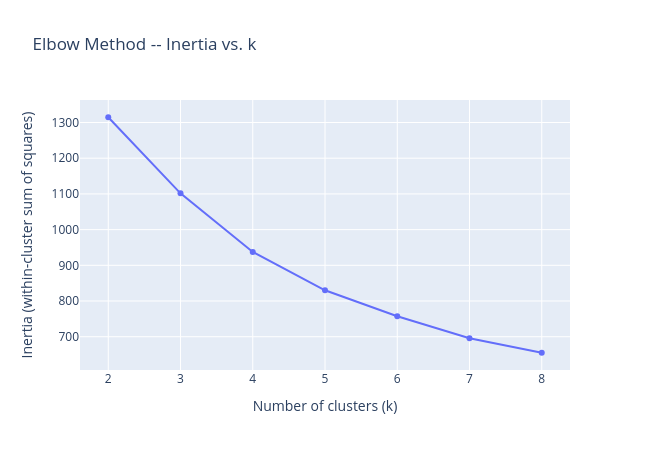
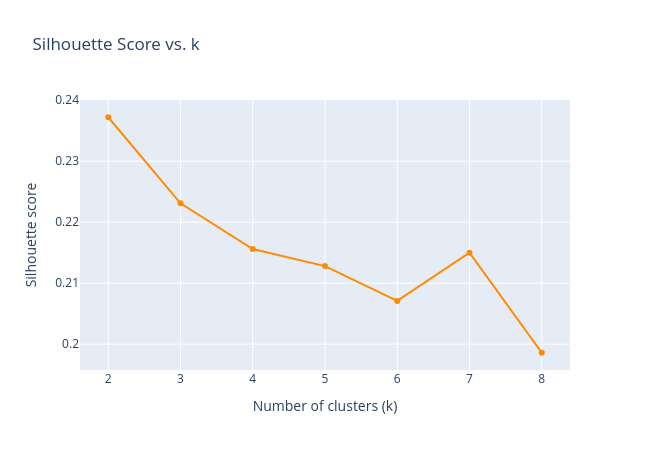

The notebook cell saved with these charts, in order:
### Markdown cell above
### Choosing k: the elbow method and silhouette score together

**Inertia** (used for the elbow method) is the sum of squared distances from every point to its assigned centroid -- it can only decrease (or stay flat) as `k` increases, since more clusters can always fit the data at least as well. The "elbow" is the `k` after which adding more clusters stops buying much of a reduction -- a sign that additional clusters are splitting real structure into finer pieces rather than finding genuinely new groups.

**Silhouette score** (from -1 to +1) measures, for each point, how much closer it is to its own cluster than to the nearest other cluster, averaged across all points -- higher means better-separated, more cohesive clusters. Unlike inertia, it does NOT automatically favour more clusters, so it is a useful second opinion alongside the elbow.

### Code cell
k_range = range(2, 9)
inertias = {}
silhouette_scores = {}

for k in k_range:
    kmeans_trial = KMeans(n_clusters=k, random_state=config.RANDOM_STATE, n_init=10)
    trial_labels = kmeans_trial.fit_predict(X3_scaled)
    inertias[k] = kmeans_trial.inertia_
    silhouette_scores[k] = silhouette_score(X3_scaled, trial_labels)

elbow_df = pd.DataFrame({
    "k": list(k_range),
    "inertia": [inertias[k] for k in k_range],
    "silhouette_score": [round(silhouette_scores[k], 4) for k in k_range],
})
display(elbow_df)

elbow_csv_path = RESULTS_DIR / "task3_clustering_k_selection.csv"
elbow_df.to_csv(elbow_csv_path, index=False)
print("Saved k-selection comparison table to:", elbow_csv_path)

fig = go.Figure()
fig.add_trace(go.Scatter(x=elbow_df["k"], y=elbow_df["inertia"], mode="lines+markers", name="Inertia"))
fig.update_layout(
    title="Elbow Method -- Inertia vs. k",
    xaxis_title="Number of clusters (k)", yaxis_title="Inertia (within-cluster sum of squares)",
    width=650, height=450,
)
fig.show()

fig = go.Figure()
fig.add_trace(go.Scatter(x=elbow_df["k"], y=elbow_df["silhouette_score"], mode="lines+markers",
                          name="Silhouette score", line=dict(color="darkorange")))
fig.update_layout(
    title="Silhouette Score vs. k",
    xaxis_title="Number of clusters (k)", yaxis_title="Silhouette score",
    width=650, height=450,
)
fig.show()

### Figure 1 — Plotly figure (JSON) as saved in the notebook; plotly's stock layout.template omitted (floating-point values rounded to 4 significant figures)
{"data": [{"mode": "lines+markers", "name": "Inertia", "type": "scatter", "x": [2, 3, 4, 5, 6, 7, 8], "y": [1315.0, 1102.0, 937.5, 830.1, 757.5, 695.5, 655.1]}], "layout": {"height": 450, "title": {"text": "Elbow Method -- Inertia vs. k"}, "width": 650, "xaxis": {"title": {"text": "Number of clusters (k)"}}, "yaxis": {"title": {"text": "Inertia (within-cluster sum of squares)"}}}}

### Figure 2 — Plotly figure (JSON) as saved in the notebook; plotly's stock layout.template omitted (floating-point values rounded to 4 significant figures)
{"data": [{"line": {"color": "darkorange"}, "mode": "lines+markers", "name": "Silhouette score", "type": "scatter", "x": [2, 3, 4, 5, 6, 7, 8], "y": [0.2372, 0.2231, 0.2156, 0.2128, 0.2071, 0.215, 0.1986]}], "layout": {"height": 450, "title": {"text": "Silhouette Score vs. k"}, "width": 650, "xaxis": {"title": {"text": "Number of clusters (k)"}}, "yaxis": {"title": {"text": "Silhouette score"}}}}
